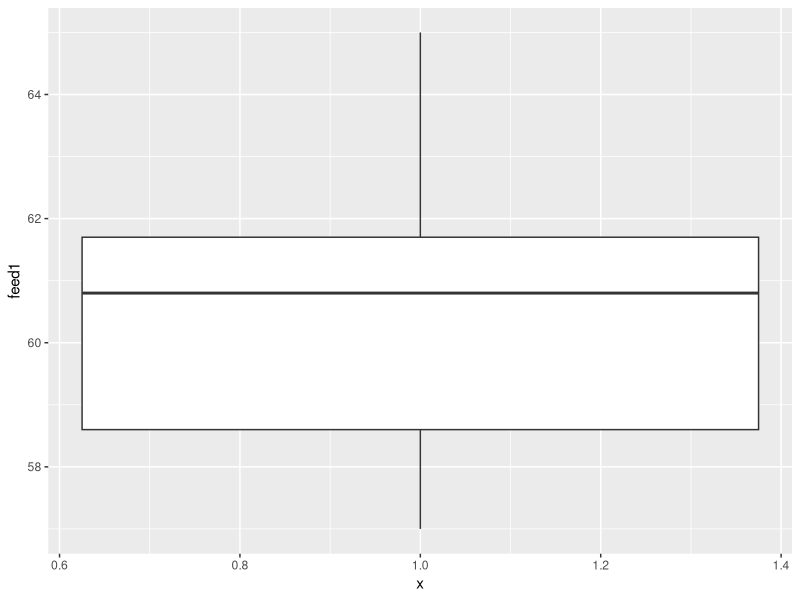
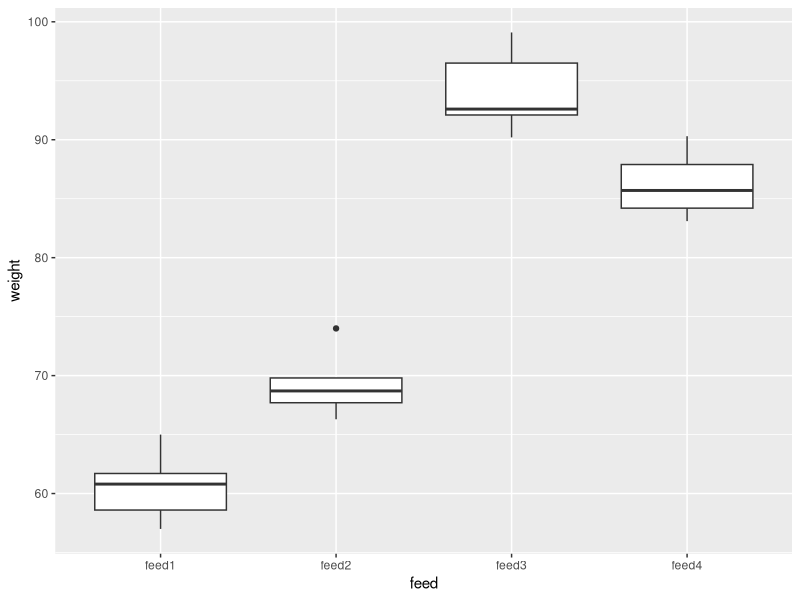

The R source for these figures, in order:
## ---- chunk 1
library(tidyverse)
## ---- chunk 2
pigs <- read_table("pigs1.txt")
pigs
## ---- chunk 3
ggplot(pigs, aes(x=1, y=feed1)) + geom_boxplot()
## ---- chunk 4
pigs
pigs %>% pivot_longer(-pig, names_to="feed", 
                      values_to="weight") -> pigs_longer
## ---- chunk 5
pigs_longer
## ---- chunk 6
ggplot(pigs_longer, aes(x=feed, y=weight)) + geom_boxplot()
